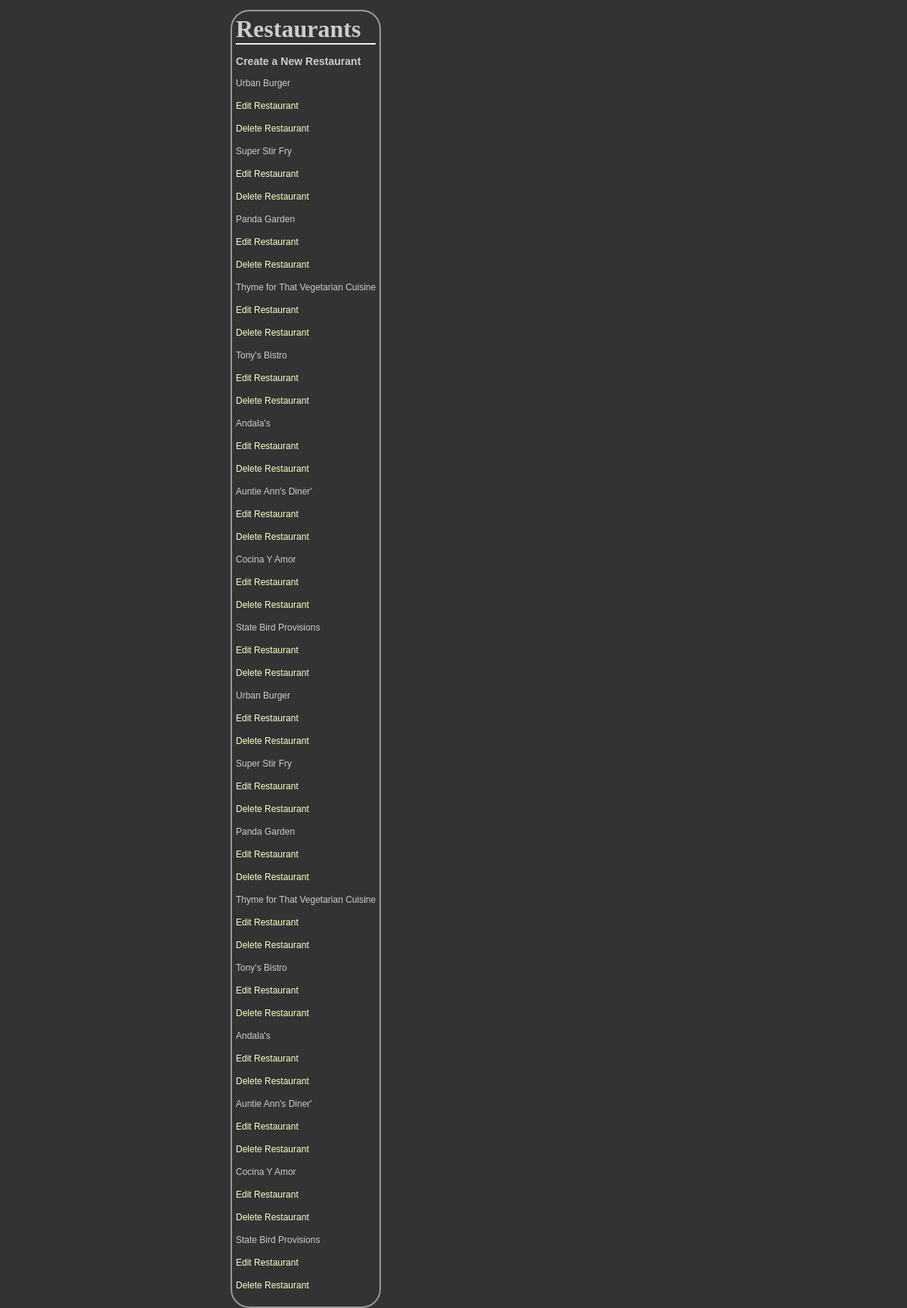
/restaurant/, run on the app's committed database.
### database_setup.py (models this page shows, shortened)
class Restaurant(Base):
	__tablename__ = 'restaurant'
	id = Column(Integer,primary_key=True)
	name = Column(String(250),nullable=False)

### finalproject.py (the view)
@app.route("/")
@app.route("/restaurant/")
def showRestaurants():
	restaurants = session.query(Restaurant).all()
	return render_template("restaurants.html",restaurants=restaurants)

### templates/restaurants.html
<html>
	<head>
	<link rel=stylesheet type=text/css href="{{ url_for('static', filename='styles.css') }}">
	</head>
	<body>
		<div class = 'pane'>
		<h1>Restaurants</h1>
		<a href="{{url_for('newRestaurant')}}" > <h3> Create a New Restaurant </h3></a>
		{% for restaurant in restaurants %}
		<a href = "{{url_for('showMenu', restaurant_id = restaurant.id)}}"> <p>{{restaurant.name}}</p></a>
		<p><a href = "{{url_for('editRestaurant',restaurant_id = restaurant.id)}}">Edit Restaurant</a></p>
		<p> <a href = "{{url_for('deleteRestaurant',restaurant_id = restaurant.id)}}">Delete Restaurant</a> </p>
		{% endfor %}
		</div>
	</body>
</html>

### static/styles.css (style rules this page uses)
body { font-family: sans-serif; background-color: #333333; background-image: url('https://cloud.githubusercontent.com/assets/9041401/6119508/7cbced14-b07e-11e4-9dbd-f01488203879.jpg') }
h1, h2, h3, h4 { color: #CCCCCC; }
h1, h2 { font-family: 'Georgia', serif; margin: 0; }
h1 { border-bottom: 2px solid #eee; }
p { color: #CCCCCC; }
a { text-decoration: none; color:#FFFFCC; font-size: .75em; }
.pane { position:absolute; left: 25%; border: 2px solid; border-radius: 25px; padding: 5px; margin: 5px; border-color: #999999; background-color: #333333; }

### data on the page
Restaurant: name "Urban Burger"
Restaurant: name "Super Stir Fry"
Restaurant: name "Panda Garden"
Restaurant: name "Thyme for That Vegetarian Cuisine"
Restaurant: name "Tony's Bistro"
Restaurant: name "Andala's"
Restaurant: name "Auntie Ann's Diner'"
Restaurant: name "Cocina Y Amor"
Restaurant: name "State Bird Provisions"
Restaurant: name "Urban Burger"
Restaurant: name "Super Stir Fry"
Restaurant: name "Panda Garden"
Restaurant: name "Thyme for That Vegetarian Cuisine"
Restaurant: name "Tony's Bistro"
Restaurant: name "Andala's"
Restaurant: name "Auntie Ann's Diner'"
Restaurant: name "Cocina Y Amor"
Restaurant: name "State Bird Provisions"
